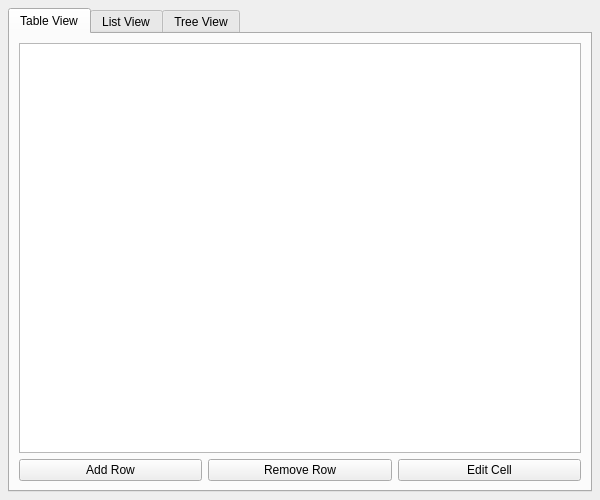
<?xml version="1.0" encoding="UTF-8"?>
<ui version="4.0">
 <class>MainWindow</class>
 <widget class="QMainWindow" name="MainWindow">
  <property name="geometry">
   <rect>
    <x>0</x>
    <y>0</y>
    <width>600</width>
    <height>500</height>
   </rect>
  </property>
  <property name="windowTitle">
   <string>Demo 09 - Model/View</string>
  </property>
  <widget class="QWidget" name="centralWidget">
   <layout class="QVBoxLayout" name="verticalLayout">
    <property name="leftMargin">
     <number>8</number>
    </property>
    <property name="topMargin">
     <number>8</number>
    </property>
    <property name="rightMargin">
     <number>8</number>
    </property>
    <property name="bottomMargin">
     <number>8</number>
    </property>
    <item>
     <widget class="QTabWidget" name="tabWidget">
      <property name="currentIndex">
       <number>0</number>
      </property>
      <widget class="QWidget" name="tableTab">
       <attribute name="title">
        <string>Table View</string>
       </attribute>
       <layout class="QVBoxLayout" name="tableTabLayout">
        <item>
         <widget class="QTableView" name="tableView"/>
        </item>
        <item>
         <layout class="QHBoxLayout" name="tableBtnLayout">
          <item>
           <widget class="QPushButton" name="addRowBtn">
            <property name="text">
             <string>Add Row</string>
            </property>
           </widget>
          </item>
          <item>
           <widget class="QPushButton" name="removeRowBtn">
            <property name="text">
             <string>Remove Row</string>
            </property>
           </widget>
          </item>
          <item>
           <widget class="QPushButton" name="editCellBtn">
            <property name="text">
             <string>Edit Cell</string>
            </property>
           </widget>
          </item>
         </layout>
        </item>
       </layout>
      </widget>
      <widget class="QWidget" name="listTab">
       <attribute name="title">
        <string>List View</string>
       </attribute>
       <layout class="QVBoxLayout" name="listTabLayout">
        <item>
         <widget class="QListView" name="listView"/>
        </item>
        <item>
         <layout class="QHBoxLayout" name="listInputLayout">
          <item>
           <widget class="QLineEdit" name="listInput"/>
          </item>
          <item>
           <widget class="QPushButton" name="addListItemBtn">
            <property name="text">
             <string>Add</string>
            </property>
           </widget>
          </item>
          <item>
           <widget class="QPushButton" name="removeListItemBtn">
            <property name="text">
             <string>Remove Item</string>
            </property>
           </widget>
          </item>
         </layout>
        </item>
       </layout>
      </widget>
      <widget class="QWidget" name="treeTab">
       <attribute name="title">
        <string>Tree View</string>
       </attribute>
       <layout class="QVBoxLayout" name="treeTabLayout">
        <item>
         <widget class="QTreeView" name="treeView"/>
        </item>
        <item>
         <layout class="QHBoxLayout" name="treeBtnLayout">
          <item>
           <widget class="QPushButton" name="addChildBtn">
            <property name="text">
             <string>Add Child</string>
            </property>
           </widget>
          </item>
          <item>
           <widget class="QPushButton" name="addSiblingBtn">
            <property name="text">
             <string>Add Sibling</string>
            </property>
           </widget>
          </item>
          <item>
           <widget class="QPushButton" name="removeTreeItemBtn">
            <property name="text">
             <string>Remove Item</string>
            </property>
           </widget>
          </item>
         </layout>
        </item>
       </layout>
      </widget>
     </widget>
    </item>
   </layout>
  </widget>
 </widget>
 <resources/>
 <connections/>
</ui>
